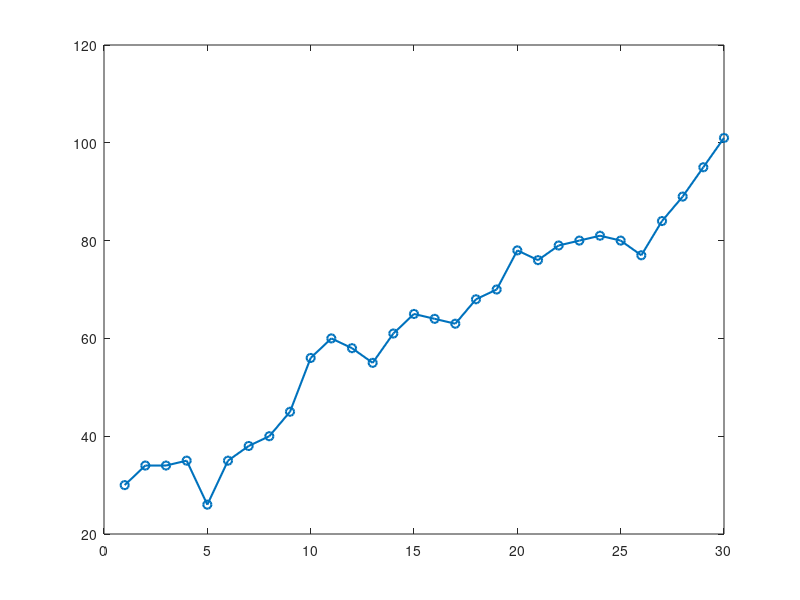

Reproduce this figure in MATLAB. (Note: this script raises an error after producing the figure.)
% Author Name: Tripp McEvoy
% Email: mcevoy42@rowan.edu
% Created On: 09/25/2024
% Updated On: 10/11/2024
% Update By: Tripp
fileID = fopen('stock_data.txt','r'); 
stock_prices = fscanf(fileID,'%f', [1 Inf]);% Read stock data from 'stock_data.txt'
fclose(fileID);

average_price = mean(stock_prices);
highest_price = max(stock_prices);% calculating the data
lowest_price = min(stock_prices);
increased_days = sum(diff(stock_prices) > 0);


fprintf('Average closing price: %.2f\n', average_price);
fprintf('Highest closing price: %.2f\n', highest_price);% Display the results
fprintf('Lowest closing price: %.2f\n', lowest_price);
fprintf('Number of days price increased: %d\n', increased_days);


figure;
plot(stock_prices, '-o', 'LineWidth', 1.5);%line plot
hold on;


yline(average_price, 'g--', 'Average Price', 'LineWidth', 1.5);
yline(highest_price, 'r--', 'Highest Price', 'LineWidth', 1.5);% Add horizontal lines for average, highest, and lowest prices
yline(lowest_price, 'b--', 'Lowest Price', 'LineWidth', 1.5);


xlabel('Days');
ylabel('Closing Price');% Add labels and title
title('Daily Closing Prices of the Stock');
legend('Closing Prices', 'Average Price', 'Highest Price', 'Lowest Price');
grid on
saveas(gcf, 'stock_analysis.png');

% Write summary to 'stock_summary.txt'
fileID = fopen('stock_summary.txt', 'w');
fprintf(fileID, 'Stock Analysis Summary\n');
fprintf(fileID, '----------------------\n');
fprintf(fileID, 'Average closing price: %.2f\n', average_price);
fprintf(fileID, 'Highest closing price: %.2f\n', highest_price);
fprintf(fileID, 'Lowest closing price: %.2f\n', lowest_price);
fprintf(fileID, 'Number of days price increased: %d\n', increased_days);
fclose(fileID);
